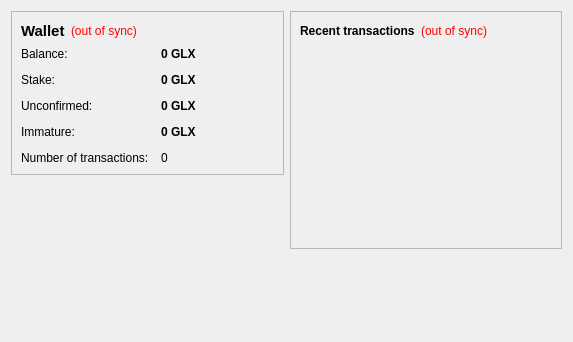
<?xml version="1.0" encoding="UTF-8"?>
<ui version="4.0">
 <class>OverviewPage</class>
 <widget class="QWidget" name="OverviewPage">
  <property name="geometry">
   <rect>
    <x>0</x>
    <y>0</y>
    <width>573</width>
    <height>342</height>
   </rect>
  </property>
  <property name="windowTitle">
   <string>Form</string>
  </property>
  <layout class="QHBoxLayout" name="horizontalLayout" stretch="1,1">
   <item>
    <layout class="QVBoxLayout" name="verticalLayout_2">
     <item>
      <widget class="QFrame" name="frame">
       <property name="frameShape">
        <enum>QFrame::StyledPanel</enum>
       </property>
       <property name="frameShadow">
        <enum>QFrame::Raised</enum>
       </property>
       <layout class="QVBoxLayout" name="verticalLayout_4">
        <item>
         <layout class="QHBoxLayout" name="horizontalLayout_4">
          <item>
           <widget class="QLabel" name="label_5">
            <property name="font">
             <font>
              <pointsize>11</pointsize>
              <weight>75</weight>
              <bold>true</bold>
             </font>
            </property>
            <property name="text">
             <string>Wallet</string>
            </property>
           </widget>
          </item>
          <item>
           <widget class="QLabel" name="labelWalletStatus">
            <property name="toolTip">
             <string>The displayed information may be out of date. Your wallet automatically synchronizes with the Galaxycoin network after a connection is established, but this process has not completed yet.</string>
            </property>
            <property name="styleSheet">
             <string notr="true">QLabel { color: red; }</string>
            </property>
            <property name="text">
             <string notr="true">(out of sync)</string>
            </property>
            <property name="alignment">
             <set>Qt::AlignLeading|Qt::AlignLeft|Qt::AlignVCenter</set>
            </property>
           </widget>
          </item>
          <item>
           <spacer name="horizontalSpacer_2">
            <property name="orientation">
             <enum>Qt::Horizontal</enum>
            </property>
            <property name="sizeHint" stdset="0">
             <size>
              <width>40</width>
              <height>20</height>
             </size>
            </property>
           </spacer>
          </item>
         </layout>
        </item>
        <item>
         <layout class="QFormLayout" name="formLayout_2">
          <property name="fieldGrowthPolicy">
           <enum>QFormLayout::AllNonFixedFieldsGrow</enum>
          </property>
          <property name="horizontalSpacing">
           <number>12</number>
          </property>
          <property name="verticalSpacing">
           <number>12</number>
          </property>
          <item row="0" column="0">
           <widget class="QLabel" name="label">
            <property name="text">
             <string>Balance:</string>
            </property>
           </widget>
          </item>
          <item row="0" column="1">
           <widget class="QLabel" name="labelBalance">
            <property name="font">
             <font>
              <weight>75</weight>
              <bold>true</bold>
             </font>
            </property>
            <property name="cursor">
             <cursorShape>IBeamCursor</cursorShape>
            </property>
            <property name="toolTip">
             <string>Your current balance</string>
            </property>
            <property name="text">
             <string notr="true">0 GLX</string>
            </property>
            <property name="textInteractionFlags">
             <set>Qt::LinksAccessibleByMouse|Qt::TextSelectableByKeyboard|Qt::TextSelectableByMouse</set>
            </property>
           </widget>
          </item>
          <item row="1" column="0">
           <widget class="QLabel" name="label_6">
            <property name="text">
             <string>Stake:</string>
            </property>
           </widget>
          </item>
          <item row="1" column="1">
           <widget class="QLabel" name="labelStake">
            <property name="font">
             <font>
              <weight>75</weight>
              <bold>true</bold>
             </font>
            </property>
            <property name="cursor">
             <cursorShape>IBeamCursor</cursorShape>
            </property>
            <property name="toolTip">
             <string>Total of coins that was staked, and do not yet count toward the current balance</string>
            </property>
            <property name="text">
             <string notr="true">0 GLX</string>
            </property>
            <property name="textInteractionFlags">
             <set>Qt::LinksAccessibleByMouse|Qt::TextSelectableByKeyboard|Qt::TextSelectableByMouse</set>
            </property>
           </widget>
          </item>
          <item row="2" column="0">
           <widget class="QLabel" name="label_3">
            <property name="text">
             <string>Unconfirmed:</string>
            </property>
           </widget>
          </item>
          <item row="2" column="1">
           <widget class="QLabel" name="labelUnconfirmed">
            <property name="font">
             <font>
              <weight>75</weight>
              <bold>true</bold>
             </font>
            </property>
            <property name="cursor">
             <cursorShape>IBeamCursor</cursorShape>
            </property>
            <property name="toolTip">
             <string>Total of transactions that have yet to be confirmed, and do not yet count toward the current balance</string>
            </property>
            <property name="text">
             <string notr="true">0 GLX</string>
            </property>
            <property name="textInteractionFlags">
             <set>Qt::LinksAccessibleByMouse|Qt::TextSelectableByKeyboard|Qt::TextSelectableByMouse</set>
            </property>
           </widget>
          </item>
          <item row="3" column="0">
           <widget class="QLabel" name="labelImmatureText">
            <property name="text">
             <string>Immature:</string>
            </property>
           </widget>
          </item>
          <item row="3" column="1">
           <widget class="QLabel" name="labelImmature">
            <property name="font">
             <font>
              <weight>75</weight>
              <bold>true</bold>
             </font>
            </property>
            <property name="toolTip">
             <string>Mined balance that has not yet matured</string>
            </property>
            <property name="text">
             <string notr="true">0 GLX</string>
            </property>
            <property name="textInteractionFlags">
             <set>Qt::LinksAccessibleByMouse|Qt::TextSelectableByKeyboard|Qt::TextSelectableByMouse</set>
            </property>
           </widget>
          </item>
          <item row="4" column="0">
           <widget class="QLabel" name="label_2">
            <property name="text">
             <string>Number of transactions:</string>
            </property>
           </widget>
          </item>
          <item row="4" column="1">
           <widget class="QLabel" name="labelNumTransactions">
            <property name="toolTip">
             <string>Total number of transactions in wallet</string>
            </property>
            <property name="text">
             <string notr="true">0</string>
            </property>
           </widget>
          </item>
         </layout>
        </item>
       </layout>
      </widget>
     </item>
     <item>
      <spacer name="verticalSpacer">
       <property name="orientation">
        <enum>Qt::Vertical</enum>
       </property>
       <property name="sizeHint" stdset="0">
        <size>
         <width>20</width>
         <height>40</height>
        </size>
       </property>
      </spacer>
     </item>
    </layout>
   </item>
   <item>
    <layout class="QVBoxLayout" name="verticalLayout_3">
     <item>
      <widget class="QFrame" name="frame_2">
       <property name="frameShape">
        <enum>QFrame::StyledPanel</enum>
       </property>
       <property name="frameShadow">
        <enum>QFrame::Raised</enum>
       </property>
       <layout class="QVBoxLayout" name="verticalLayout">
        <item>
         <layout class="QHBoxLayout" name="horizontalLayout_2">
          <item>
           <widget class="QLabel" name="label_4">
            <property name="text">
             <string>&lt;b&gt;Recent transactions&lt;/b&gt;</string>
            </property>
           </widget>
          </item>
          <item>
           <widget class="QLabel" name="labelTransactionsStatus">
            <property name="toolTip">
             <string>The displayed information may be out of date. Your wallet automatically synchronizes with the Galaxycoin network after a connection is established, but this process has not completed yet.</string>
            </property>
            <property name="styleSheet">
             <string notr="true">QLabel { color: red; }</string>
            </property>
            <property name="text">
             <string notr="true">(out of sync)</string>
            </property>
            <property name="alignment">
             <set>Qt::AlignRight|Qt::AlignTrailing|Qt::AlignVCenter</set>
            </property>
           </widget>
          </item>
          <item>
           <spacer name="horizontalSpacer">
            <property name="orientation">
             <enum>Qt::Horizontal</enum>
            </property>
            <property name="sizeHint" stdset="0">
             <size>
              <width>40</width>
              <height>20</height>
             </size>
            </property>
           </spacer>
          </item>
         </layout>
        </item>
        <item>
         <widget class="QListView" name="listTransactions">
          <property name="styleSheet">
           <string notr="true">QListView { background: transparent; }</string>
          </property>
          <property name="frameShape">
           <enum>QFrame::NoFrame</enum>
          </property>
          <property name="verticalScrollBarPolicy">
           <enum>Qt::ScrollBarAlwaysOff</enum>
          </property>
          <property name="horizontalScrollBarPolicy">
           <enum>Qt::ScrollBarAlwaysOff</enum>
          </property>
          <property name="selectionMode">
           <enum>QAbstractItemView::NoSelection</enum>
          </property>
         </widget>
        </item>
       </layout>
      </widget>
     </item>
     <item>
      <spacer name="verticalSpacer_2">
       <property name="orientation">
        <enum>Qt::Vertical</enum>
       </property>
       <property name="sizeHint" stdset="0">
        <size>
         <width>20</width>
         <height>40</height>
        </size>
       </property>
      </spacer>
     </item>
    </layout>
   </item>
  </layout>
 </widget>
 <resources/>
 <connections/>
</ui>
